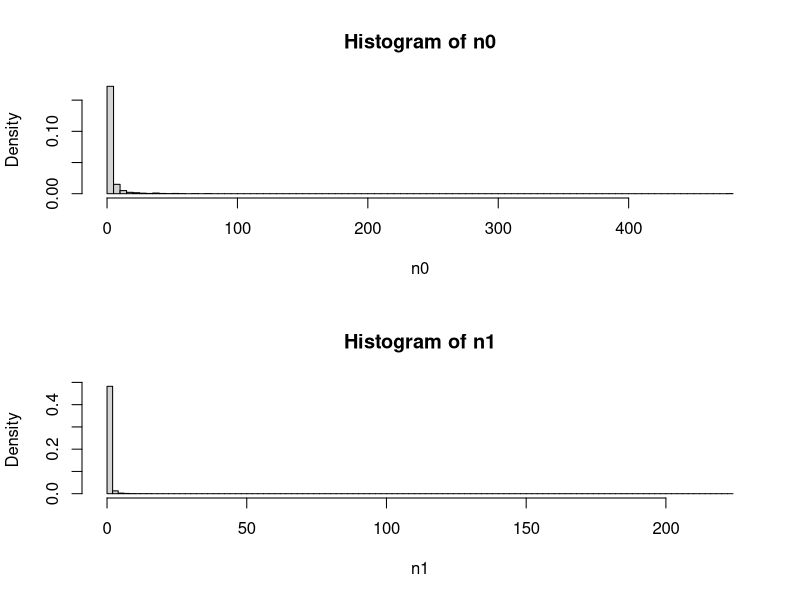
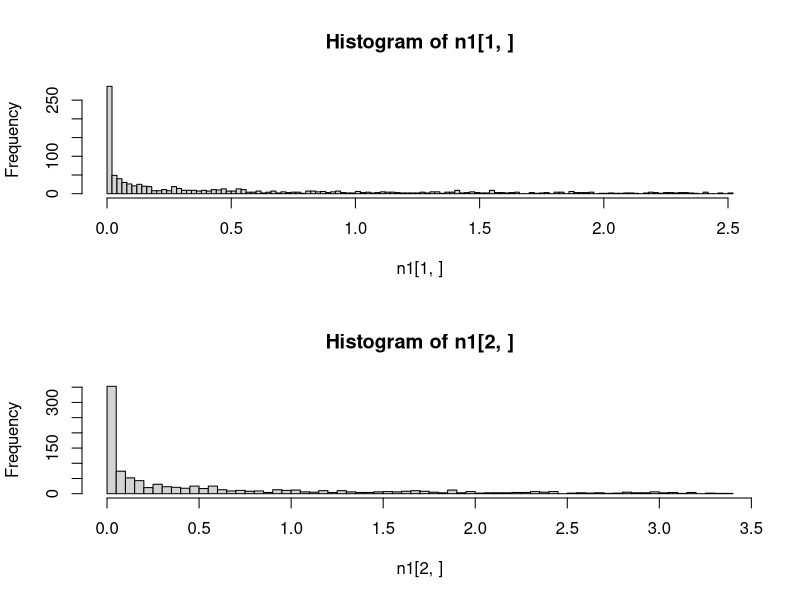
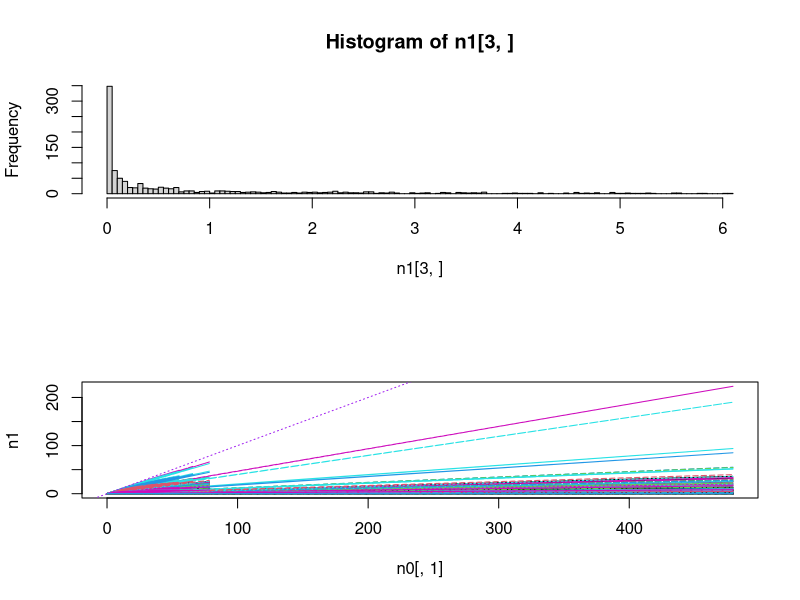
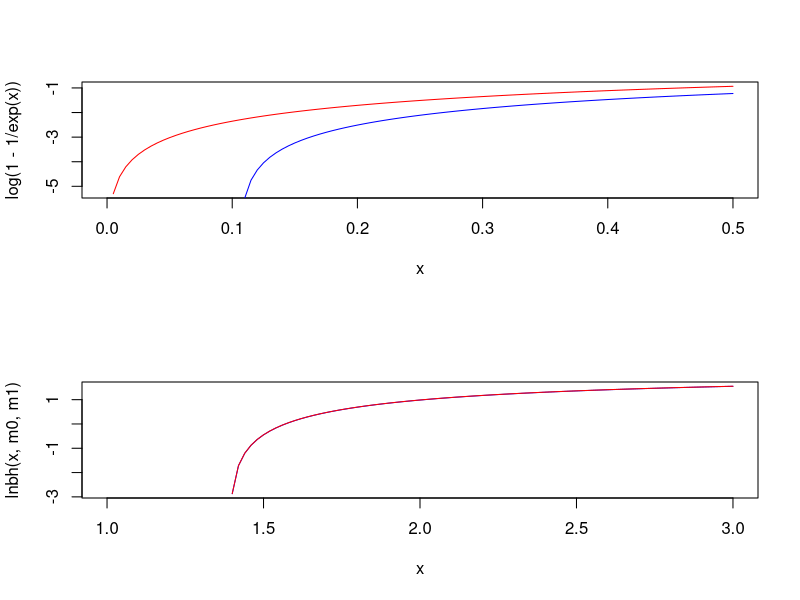
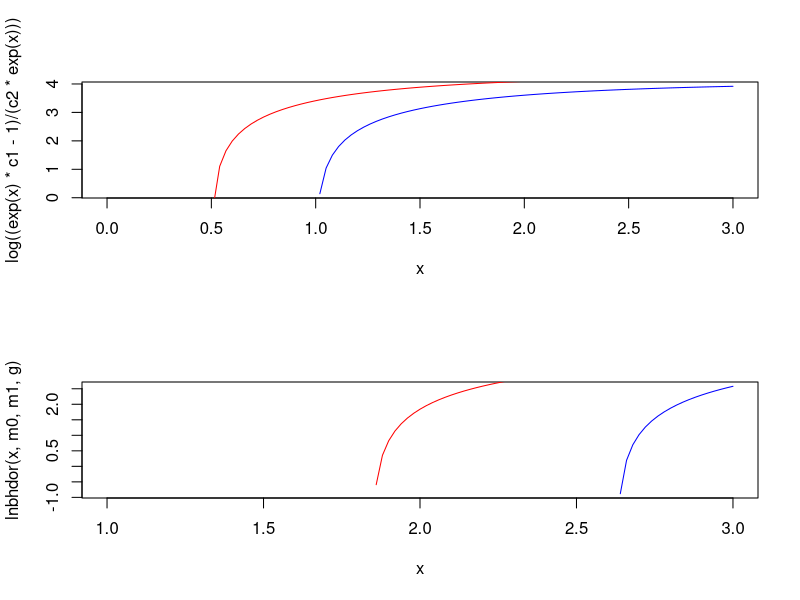
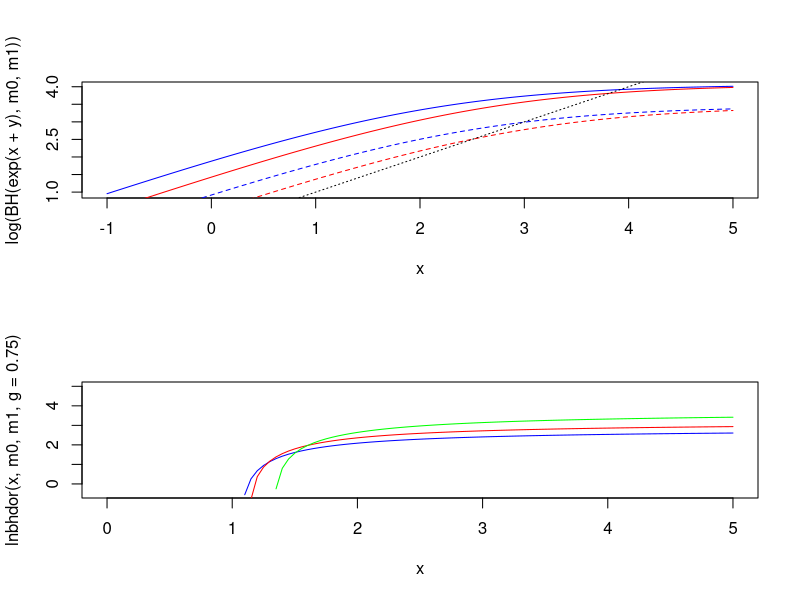
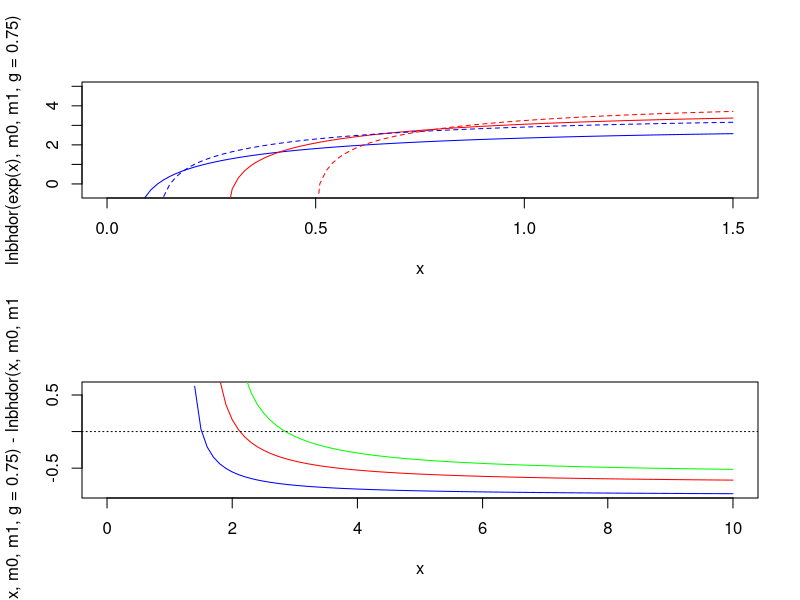
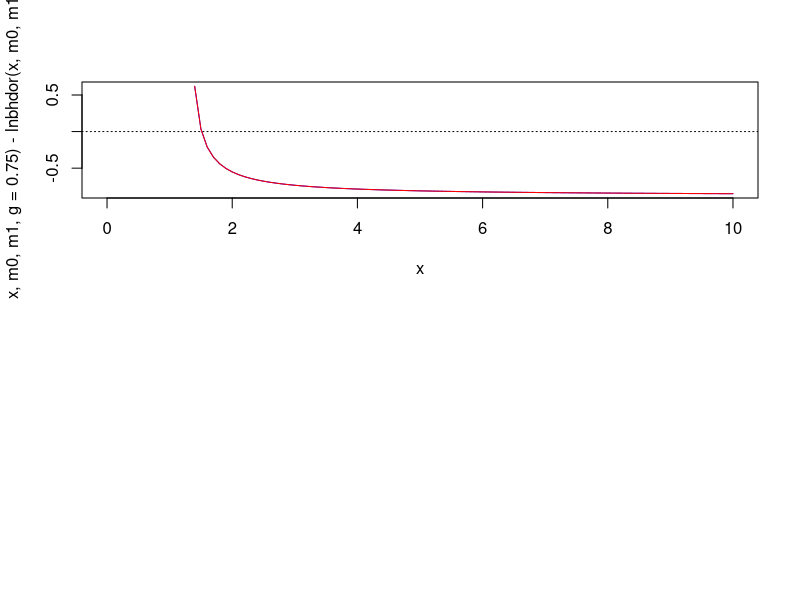

Recreate these plots in R, in order.
####################################################################
# Explore how random variation in Beverton-Holt mortality function #
# affects the distribution of population sizes                     #
####################################################################

# Functions ---------------------------------------------------------------

BH <- function(n_in,m0,m1){
  n_out <- n_in * exp(-m0) / ( 1 + (m1/m0)*(1-exp(-m0))*n_in )
  return(n_out)
}
# assuming T = 1

# Exploration -------------------------------------------------------------

ln0_min <- -5
ln0_max <- 0
nseq <- 10^3
neps <- 10^3
alpha_m <- 0.1
beta_m <- 1

# n0_seq <- exp(seq(ln0_min,ln0_max,length.out=nseq))
# eps_m <- seq(-1,1,length.out=neps)
n0_seq <- exp(rnorm(nseq,0,1.5))
eps_m <- rnorm(neps,0,2)
  
m0 <- m1 <- n0 <- n1 <- matrix(NA,nr=nseq,nc=neps)

m0[] <- rep(exp(outer(alpha_m,eps_m,"+")),each=nseq)
m1[] <- rep(exp(outer(beta_m,eps_m,"+")),each=nseq)
n0[] <- rep(n0_seq,times=neps)
n1 <- BH(n0,m0,m1)

par(mfrow=c(2,1))
hist(n0,breaks=100,prob=T)
hist(n1,breaks=100,prob=T)

hist(n1[1,],breaks=100)
hist(n1[2,],breaks=100)
hist(n1[3,],breaks=100)

matplot(n0[,1],n1,type="l")
abline(0,1,col="purple",lty=3)

(K <- BH(10^10,m0[1,],m1[1,]))

# Plant example -----------------------------------------------------------
# From Yodzis and work on desert annuals

### Without seed dormancy

curve(log(1-1/exp(x)),col="red",xlim=c(0,0.5))
curve(log(0.9-1/exp(x)),col="blue",add=T)
# drop-off occurs earlier at lower K

lnbh <- function(y,m0,m1,T3=0.3){
  c1 <- exp(-m0*T3)
  c2 <- (1-exp(-m0)*T3)*m1/m0
  log((y*c1-1)/(c2*y))
}

m0 <- 1.1
m1 <- 0.1
curve(lnbh(x,m0,m1),col="blue",xlim=c(1,3))
m1 <- 0.01
curve(lnbh(x,m0,m1)-2.3,col="red",add=T)
# changing c2 only changes equilibrium N by constant factor (shifts intercept)

m0 <- 1
m1 <- 0.01
c1 <- exp(-m0)
c2 <- (1-exp(-m0))*m1/m0
curve(log((exp(x)*c1-1)/(c2*exp(x))),col="blue",xlim=c(0,3))
m0 <- 0.5
c1 <- exp(-m0)
c2 <- (1-exp(-m0))*m1/m0
curve(log((exp(x)*c1-1)/(c2*exp(x))),col="red",add=T)
# changing c1 -> drop-off occurs *earlier* at lower K

### With seed dormancy

lnbhdor <- function(y,m0,m1,g,T3=0.3){
  s0 <- exp(-m0)
  c1 <- exp(-m0*T3)
  c2 <- (1-exp(-m0)*T3)*m1/m0
  log((c1*g*y-g*s0+s0-1) / (c2*g*y*((g-1)*s0+1)))
}

g <- 0.4
m0 <- 1
m1 <- 0.01
curve(lnbhdor(x,m0,m1,g),col="blue",xlim=c(1,3))
m0 <- 0.5
curve(lnbhdor(x,m0,m1,g),col="red",add=T)
  # Same result with G - drop-off earlier for lower K

# How does Y affect BH curve? ---------------------------------------------

BH <- function(n_in,m0,m1){
  n_out <- n_in * exp(-m0) / ( 1 + (m1/m0)*(1-exp(-m0))*n_in )
  return(n_out)
}

y <- 3 # log scale
m0 <- 1
curve(log(BH(exp(x+y),m0,m1)),col="blue",xlim=c(-1,5))
curve(log(BH(exp(x+y-0.5),m0,m1)),col="red",add=T)
m0 <- 2
curve(log(BH(exp(x+y),m0,m1)),col="blue",add=T,lty=2)
curve(log(BH(exp(x+y-0.5),m0,m1)),col="red",add=T,lty=2)
abline(0,1,lty=3)
  # -0.5 -> reduce y by a freaction of exp(0.5)=1.6
  # decrease in y reduces equilibrium N by *more* when max popsize (K) is lower

# Y is just scaling up and down, changing c2 does the same thing?

# How does G affect BH curve? ---------------------------------------------

m0 <- 0.1
m1 <- 0.01
curve(lnbhdor(x,m0,m1,g=0.75),col="blue",xlim=c(0,5),ylim=c(-0.5,5))
curve(lnbhdor(x,m0,m1,g=0.5),col="red",add=T)
curve(lnbhdor(x,m0,m1,g=0.25),col="green",add=T)
  # above a certain Y, get more pop with high G, but as Y decreases, better to have low G

m0 <- 0.1
m1 <- 0.01
curve(lnbhdor(exp(x),m0,m1,g=0.75),col="blue",xlim=c(0,1.5),ylim=c(-0.5,5))
curve(lnbhdor(exp(x),m0,m1,g=0.25),col="red",add=T)
m0 <- 0.2
m1 <- 0.01
curve(lnbhdor(exp(x),m0,m1,g=0.75),col="blue",lty=2,add=T)
curve(lnbhdor(exp(x),m0,m1,g=0.25),col="red",lty=2,add=T)
  # When G is lower, reducing K has bigger effect on drop-off threshold for Y
  # (but will still always reduce it, so doesn't explain positive correlations)

m0 <- 0.1
m1 <- 0.01
curve(lnbhdor(x,m0,m1,g=0.75)-lnbhdor(x,m0,m1,g=0.25),col="blue",xlim=c(0,10))
m0 <- 0.2
m1 <- 0.01
curve(lnbhdor(x,m0,m1,g=0.75)-lnbhdor(x,m0,m1,g=0.25),col="red",add=T)
m0 <- 0.3
m1 <- 0.01
curve(lnbhdor(x,m0,m1,g=0.75)-lnbhdor(x,m0,m1,g=0.25),col="green",add=T)
abline(h=0,lty=3)
  # m1 -> lower germination favoured for given Y 

m0 <- 0.1
m1 <- 0.01
curve(lnbhdor(x,m0,m1,g=0.75)-lnbhdor(x,m0,m1,g=0.25),col="blue",xlim=c(0,10))
m0 <- 0.1
m1 <- 0.015
curve(lnbhdor(x,m0,m1,g=0.75)-lnbhdor(x,m0,m1,g=0.25),col="red",add=T)
abline(h=0,lty=3)
  # m2 -> proportional effect of G on dK is the same


